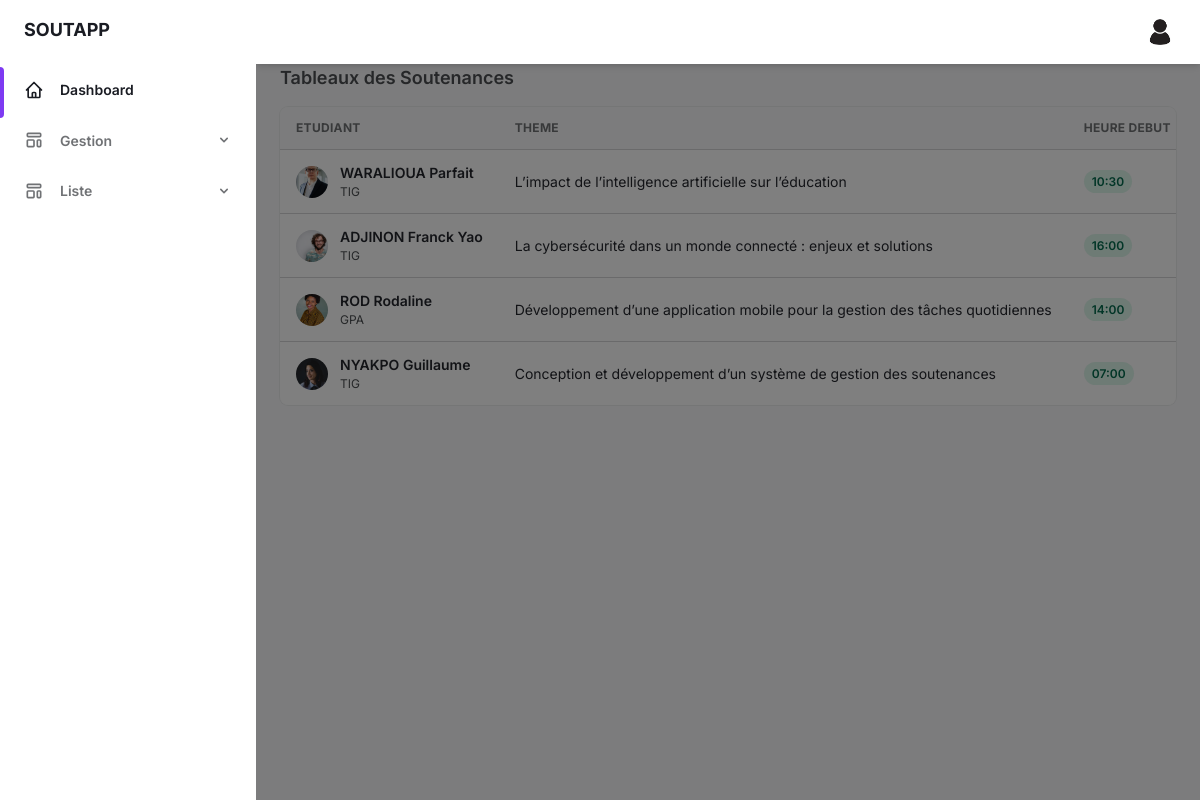
The app's page /admin-dashboard-Soutenances/ with its own data.
### soutapp/models.py (models this page shows, shortened)
class Soutenance(models.Model):
    id_sout = models.AutoField(primary_key=True)
    theme = models.CharField(max_length=255)
    Heure_deb = models.TimeField(null=True, blank=True)
    Heure_fin = models.TimeField()
    Date_sout = models.DateField()
    lieu = models.CharField(max_length=100)
    is_finish = models.BooleanField()
    created_at = models.DateTimeField(auto_now_add=True)
    id_etudiant = models.ForeignKey(Etudiant, on_delete=models.CASCADE)

class Etudiant(models.Model):
    id_etudiant = models.AutoField(primary_key=True)
    nom_etu = models.CharField(max_length=50)
    prenom_etu = models.CharField(max_length=50)
    email_etu = models.EmailField(max_length=100)
    image_etu = models.ImageField(upload_to='etudiant_photos/')
    telephone_etu = models.CharField(max_length=100)
    created_at = models.DateTimeField(auto_now_add=True)
    id_filiere = models.ForeignKey(Filiere, on_delete=models.CASCADE)

class Filiere(models.Model):
    id_filiere = models.AutoField(primary_key=True)
    designation = models.CharField(max_length=100)
    created_at = models.DateTimeField(auto_now_add=True)

### soutapp/crud.py (the view)
# urls.py: path('admin-dashboard-Soutenances/', crud.list_Soutenances, name='list_Soutenances'),
def list_Soutenances(request):
    if request.method == 'GET':
        Soutenances = Soutenance.objects.all()
        return render(request, 'session-admin/list.html', {'Soutenances': Soutenances})

### soutapp/templates/session-admin/list.html (shortened to what this page needs)
{% extends 'session-admin/base.html' %}
{% load static %}
{% block content %}
    {% if supervisers %}
        <div class="container grid px-6 mx-auto">
                    <h4 class="mb-4 text-lg font-semibold text-gray-600 dark:text-gray-300">
                        Tableaux des Supperviseur
                    </h4>
                    <div class="w-full overflow-hidden rounded-lg shadow-xs">
                        <div class="w-full overflow-x-auto">
                            <table class="w-full whitespace-no-wrap">
                                <thead>
                                    <tr
                                        class="text-xs font-semibold tracking-wide text-left text-gray-500 uppercase border-b dark:border-gray-700 bg-gray-50 dark:text-gray-400 dark:bg-gray-800">
                                        <th class="px-4 py-3">Professeur</th>
                                        <th class="px-4 py-3">Soutenance</th>
                                        <th class="px-4 py-3">Rôle</th>
                                        <th class="px-4 py-3">Date</th>
                                    </tr>
                                </thead>
                                <tbody class="bg-white divide-y dark:divide-gray-700 dark:bg-gray-800">
                                    {% for superviser in supervisers %}
                                        <tr class="text-gray-700 dark:text-gray-400">
                                            <td class="px-4 py-3">
                                                <div class="flex items-center text-sm">
                                                    <div class="relative hidden w-8 h-8 mr-3 rounded-full md:block">
                                                        <img class="object-cover w-full h-full rounded-full"
                                                            src="{{ superviser.id_prof.image_prof.url }}"
                                                            alt="" loading="lazy" />
                                                        <div class="absolute inset-0 rounded-full shadow-inner"
                                                            aria-hidden="true"></div>
                                                    </div>
                                                    <div>
                                                        <p class="font-semibold">{{ superviser.id_prof.nom_prof }} {{ superviser.id_prof.prenom_prof }}</p>
                                                        <p class="text-xs text-gray-600 dark:text-gray-400">
                                                            {{ superviser.id_prof.specialite_prof }}
                                                        </p>
                                                    </div>
                                                </div>
                                            </td>
                                            <td class="px-4 py-3 text-sm">
                                                {{ superviser.id_sout.theme }}
                                            </td>
                                            <td class="px-4 py-3 text-xs">
                                                <span
                                                    class="px-2 py-1 font-semibold leading-tight text-green-700 bg-green-100 rounded-full dark:bg-green-700 dark:text-green-100">
                                                    {{ superviser.role }}
                                                </span>
                                            </td>
                                            <td class="px-4 py-3 text-sm">
                                                {{ superviser.id_sout.Date_sout }}
                                            </td>
                                            <td class="px-4 py-3">
                                                <div class="flex items-center space-x-4 text-sm">
                                                    <a href="{% url 'update_superviser' superviser.id %}"
                                                        class="px-4 py-2 text-sm font-medium leading-5 text-white transition-colors duration-150 bg-purple-600 border border-transparent rounded-lg active:bg-purple-600 hover:bg-purple-700 focus:outline-none focus:shadow-outline-purple"
                                                        aria-label="Edit">
                                                        <svg class="w-5 h-5" aria-hidden="true" fill="currentColor" viewBox="0 0 20 20">
                                                            <path d="M13.586 3.586a2 2 0 112.828 2.828l-.793.793-2.828-2.828.793-.793z"></path>
                                                            <path d="M11.379 5.793L3 14.172V17h2.828l8.38-8.379-2.83-2.828z"></path>
                                                        </svg>
                                                    </a>
                                                    <a href="{% url 'delete_superviser' superviser.id %}"
                                                        class="flex items-center justify-between px-2 py-2 text-sm font-medium leading-5 text-purple-600 rounded-lg dark:text-gray-400 focus:outline-none focus:shadow-outline-gray"
                                                        aria-label="Delete"
                                                        >
                                                        <svg class="w-5 h-5" aria-hidden="true" fill="currentColor"
                                                            viewBox="0 0 20 20">
                                                            <path fill-rule="evenodd"
                                                                d="M9 2a1 1 0 00-.894.553L7.382 4H4a1 1 0 000 2v10a2 2 0 002 2h8a2 2 0 002-2V6a1 1 0 100-2h-3.382l-.724-1.447A1 1 0 0011 2H9zM7 8a1 1 0 012 0v6a1 1 0 11-2 0V8zm5-1a1 1 0 00-1 1v6a1 1 0 102 0V8a1 1 0 00-1-1z"
                                                                clip-rule="evenodd">
                                                            </path>
                                                        </svg>
                                                    </a>
                                                </div>
                                            </td>
                                        </tr>
                                    {% endfor %}
                                </tbody>
                            </table>
                        </div>
                    </div>
                </div>
            </div>
    {% elif Soutenances %}
            <div class="container grid px-6 mx-auto">
                    <h4 class="mb-4 text-lg font-semibold text-gray-600 dark:text-gray-300">
                        Tableaux des Soutenances
                    </h4>
                    <div class="w-full overflow-hidden rounded-lg shadow-xs">
                        <div class="w-full overflow-x-auto">
                            <table class="w-full whitespace-no-wrap">
                                <thead>
                                    <tr
                                        class="text-xs font-semibold tracking-wide text-left text-gray-500 uppercase border-b dark:border-gray-700 bg-gray-50 dark:text-gray-400 dark:bg-gray-800">
                                        <th class="px-4 py-3">Etudiant</th>
                                        <th class="px-4 py-3">Theme</th>
                                        <th class="px-4 py-3">Heure Debut</th>
                                    </tr>
                                </thead>
                                <tbody class="bg-white divide-y dark:divide-gray-700 dark:bg-gray-800">
                                    {% for Soutenance in Soutenances %}
                                        <tr class="text-gray-700 dark:text-gray-400">
                                            <td class="px-4 py-3">
                                                <div class="flex items-center text-sm">
                                                    <div class="relative hidden w-8 h-8 mr-3 rounded-full md:block">
                                                        <img class="object-cover w-full h-full rounded-full"
                                                            src="{{ Soutenance.id_etudiant.image_etu.url }}"
                                                            alt="" loading="lazy" />
                                                        <div class="absolute inset-0 rounded-full shadow-inner"
                                                            aria-hidden="true"></div>
                                                    </div>
                                                    <div>
                                                        <p class="font-semibold">{{ Soutenance.id_etudiant.nom_etu }} {{ Soutenance.id_etudiant.prenom_etu }}</p>
                                                        <p class="text-xs text-gray-600 dark:text-gray-400">
                                                            {{ Soutenance.id_etudiant.id_filiere.designation }}
                                                        </p>
                                                    </div>
                                                </div>
                                            </td>
                                            <td class="px-4 py-3 text-sm">
                                                {{ Soutenance.theme }}
                                            </td>
                                            <td class="px-4 py-3 text-xs">
                                                <span
                                                    class="px-2 py-1 font-semibold leading-tight text-green-700 bg-green-100 rounded-full dark:bg-green-700 dark:text-green-100">
                                                    {{ Soutenance.Heure_deb }}
                                                </span>
                                            </td>
                                        </tr>
                                    {% endfor %}
                                </tbody>
                            </table>
                        </div>
                    </div>
                </div>
            </div>
    {% endif %}
{% endblock %}

### records on screen
Soutenance: id_etudiant.image_etu (picture), id_etudiant.nom_etu "WARALIOUA", id_etudiant.prenom_etu "Parfait", id_etudiant.id_filiere.designation "TIG", theme "L’impact de l’intelligence artificielle sur l’éducation", Heure_deb "10:30"
Soutenance: id_etudiant.image_etu (picture), id_etudiant.nom_etu "ADJINON", id_etudiant.prenom_etu "Franck Yao", id_etudiant.id_filiere.designation "TIG", theme "La cybersécurité dans un monde connecté : enjeux et solutions", Heure_deb "16:00"
Soutenance: id_etudiant.image_etu (picture), id_etudiant.nom_etu "ROD", id_etudiant.prenom_etu "Rodaline", id_etudiant.id_filiere.designation "GPA", theme "Développement d’une application mobile pour la gestion des tâches quotidiennes", Heure_deb "14:00"
Soutenance: id_etudiant.image_etu (picture), id_etudiant.nom_etu "NYAKPO", id_etudiant.prenom_etu "Guillaume", id_etudiant.id_filiere.designation "TIG", theme "Conception et développement d’un système de gestion des soutenances", Heure_deb "07:00"
